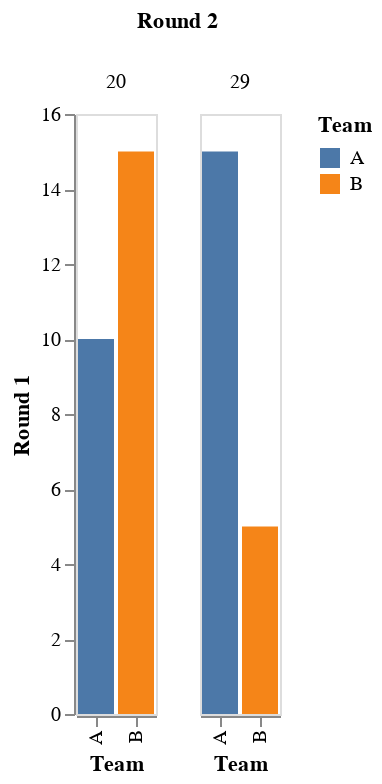

Write notebook code for a chart like this one.
### Code cell
import altair as alt  
import pandas as pd 
data=pd.DataFrame([['A', 10, 20],
                   ['B', 5, 29],
                   ['A', 15, 29],
                   ['B', 15, 20]],
                  columns=['Team', 'Round 1', 'Round 2'])
print(data) 
chart=alt.Chart(data).mark_bar().encode(alt.Column('Round 2'), alt.X('Team'), alt.Y('Round 1', axis=alt.Axis(grid=False)), alt.Color('Team')) 
chart.display()

### Figure 1 — Vega-Lite specification as saved in the notebook (floating-point values rounded to 4 significant figures)
{"config": {"view": {"continuousWidth": 300, "continuousHeight": 300}}, "data": {"name": "data-75227d96a106bf80579065269080ad09"}, "mark": {"type": "bar"}, "encoding": {"color": {"field": "Team", "type": "nominal"}, "column": {"field": "Round 2", "type": "quantitative"}, "x": {"field": "Team", "type": "nominal"}, "y": {"axis": {"grid": false}, "field": "Round 1", "type": "quantitative"}}, "$schema": "https://vega.github.io/schema/vega-lite/v5.17.0.json", "datasets": {"data-75227d96a106bf80579065269080ad09": [{"Team": "A", "Round 1": 10, "Round 2": 20}, {"Team": "B", "Round 1": 5, "Round 2": 29}, {"Team": "A", "Round 1": 15, "Round 2": 29}, {"Team": "B", "Round 1": 15, "Round 2": 20}]}}
